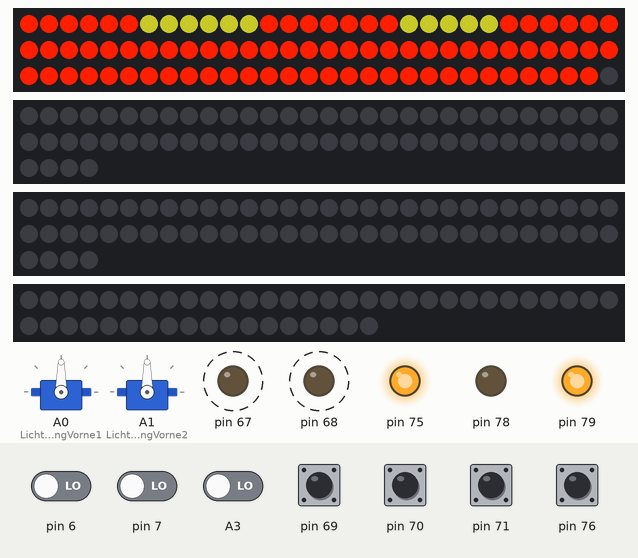
Recording of a sketch running on a simulated Arduino Uno, built for the host (arithmetic inside an expression is 32-bit, double 64-bit). Parts: 2 × servo, 90 RGB LEDs in strip order, left to right, continuing on the next row, 2 × 64 RGB LEDs in strip order, left to right, continuing on the next row, 48 RGB LEDs in strip order, left to right, continuing on the next row, output pins drawn as LEDs (lit = HIGH). Dashed ring = blinking. The test bench sets the inputs (shaded band); at power-on: pin 69–71, pin 76 HIGH, A3, pin 6, pin 7 LOW. Dim RGB values are drawn brighter than linear; what the sketch prints to the serial monitor is not drawn.

Above: at 1.2 s.
1.3 s: A3 driven HIGH
At 1.72 s:
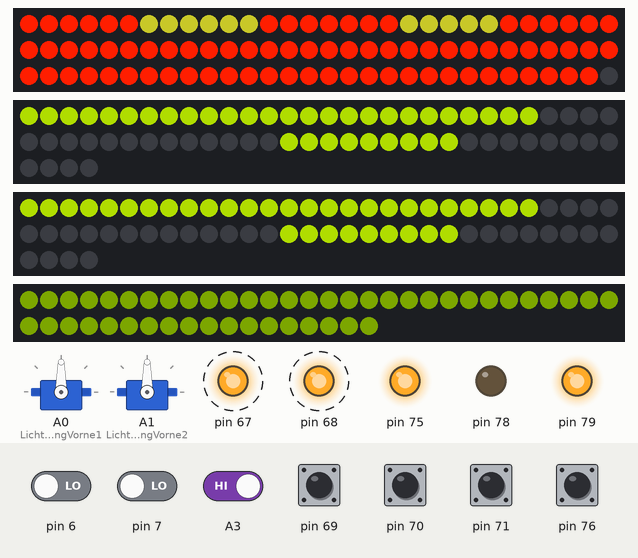
3.6 s: pin 69 pulled LOW for 0.15 s
At 4.12 s:
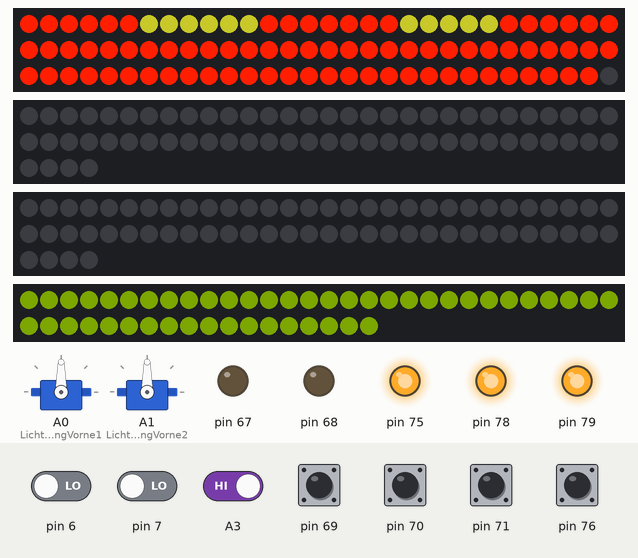
4.3 s: pin 71 pulled LOW for 0.15 s
At 4.76 s:
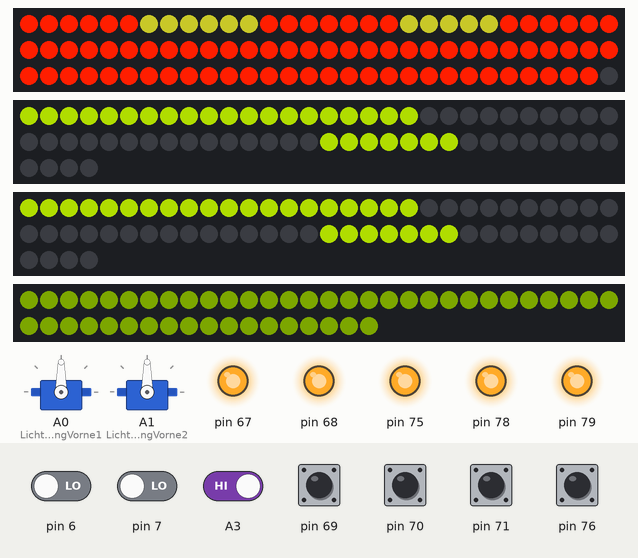
5.0 s: pin 76 pulled LOW for 0.15 s
At 5.17 s:
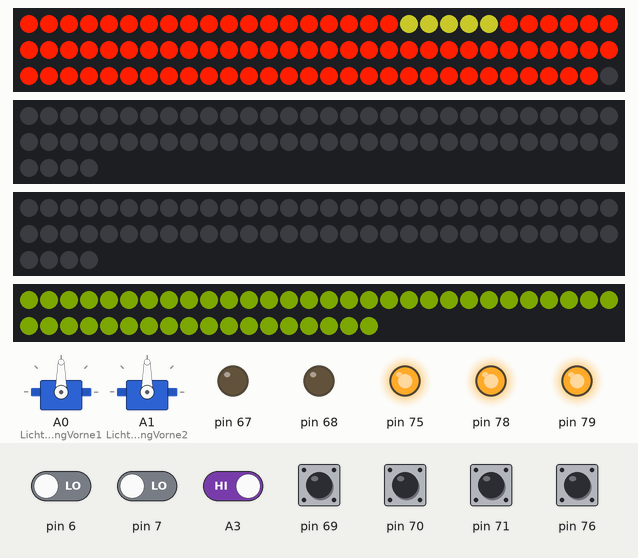
5.7 s: pin 69 pulled LOW for 0.15 s
At 5.78 s:
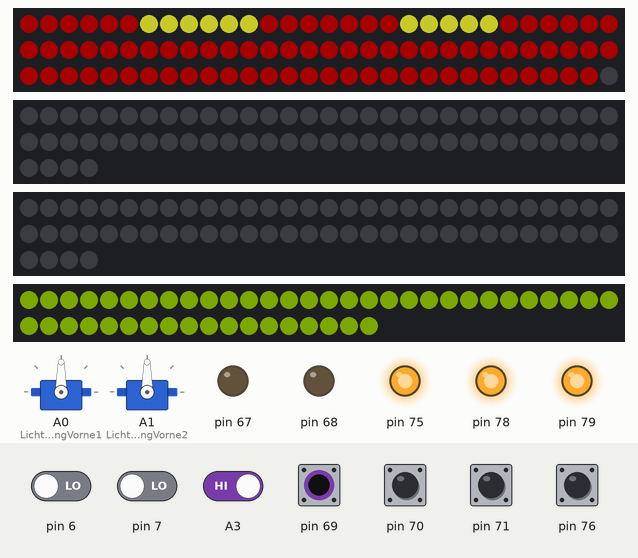
6.4 s: pin 76 pulled LOW for 1 s
At 6.9 s:
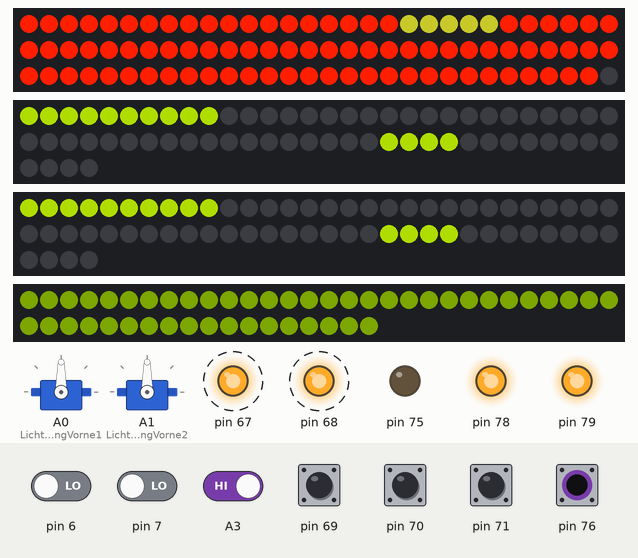
Timing chart, 0 to 9.0 s (numbered marks = the images above; inputs shaded):
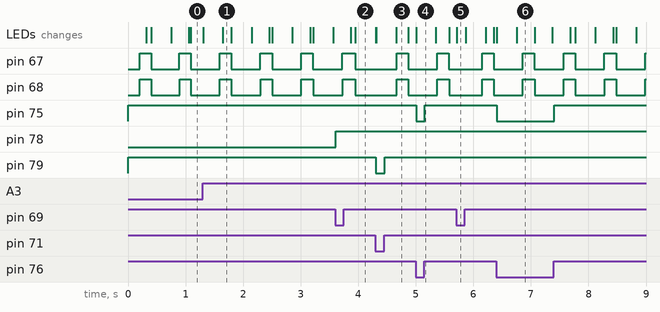

The sketch:

Neu_Licht.ino
```cpp
/*
 * Erstellt Jakob Hölzel
 * Datum 04.11.2023  ( immer Aktualisieren )
 * -----------------------------------------------------------------------------------------
 * Arduino Mini Pro
 * Neopixel Blinker Rechts + LED + Taster
 * Neopixel Blinker Links + LED + Taster
 * Neopixel Rücklicht
 * Nextion Display
 * Neopixel farbeInnenLicht
 *
 *
 *
 * -----------------------------------------------------------------------------------------
 *
 */

#include <Nextion.h>
#include <Adafruit_NeoPixel.h>
#ifdef __AVR__
#include <avr/power.h>
#endif
#include "Adafruit_MCP23X17.h"
#include <Servo.h>                //Neu

#define RL_PIN 2  // Rück
#define RL_Pixel 90

#define B_R_PIN 4  // Blinker Rechts
#define B_R_Pixel 64

#define B_L_PIN 5  // Blinker Links
#define B_L_Pixel 64

#define Innen_PIN 3  // farbeInnenLicht
#define Innen_Pixel 48

Adafruit_NeoPixel rueckLeuchte(RL_Pixel, RL_PIN, NEO_GRB + NEO_KHZ800);  // Rücklicht
Adafruit_NeoPixel blinkerRechts(B_R_Pixel, B_R_PIN, NEO_GRB + NEO_KHZ800);
Adafruit_NeoPixel blinkerLinks(B_L_Pixel, B_L_PIN, NEO_GRB + NEO_KHZ800);
Adafruit_NeoPixel innenLicht(Innen_Pixel, Innen_PIN, NEO_GRB + NEO_KHZ800);  // farbeInnenLicht
Adafruit_MCP23X17 Erweiterung;
Servo LichtNeigungVorne1;
Servo LichtNeigungVorne2;

struct Farbe {
  uint8_t rot;
  uint8_t gruen;
  uint8_t blau;
};

struct Farbe farbeInnenLicht = {
  .rot = 30,
  .gruen = 40,
  .blau = 0
};

struct Farbe farbeRueckLicht = {
  .rot = 105,
  .gruen = 60,
  .blau = 0
};

struct Farbe farbeBlinker = {
  .rot = 120,
  .gruen = 150,
  .blau = 0
};

struct Eingaben {
  bool linkerTaster;
  bool rechterTaster;
  bool innenSchalter;
  bool schalterRuecklicht;
  bool warnBlinker;
  bool schalterBremslicht;
  bool schalterRueckwaertslicht;
  uint8_t neigungsWinkelLichtVorne;
};

struct Eingaben letzteEingaben = {
  .linkerTaster = false,
  .rechterTaster = false,
  .innenSchalter = false,
  .schalterRuecklicht = false,
  .warnBlinker = false,
  .schalterBremslicht = false,
  .schalterRueckwaertslicht = false,
  .neigungsWinkelLichtVorne = 10
};

const struct {
  uint8_t BLINKER_RECHTS = 3;
  uint8_t BLINKER_LINKS = 4;
  uint8_t SCHALTER_RUECKLICHT = 6;
  uint8_t LED_LICHT = 14;
  uint8_t SCHALTER_WARNBLINK_ANLAGE = 7;
  uint8_t LED_WARNBLINK_ANLAGE = 15;
  uint8_t SCHALTER_RUECKWAERTS = 12;
  uint8_t LED_RICHTUNG = 11;
  uint8_t SCHALTER_BREMSLICHT = 5;
} PINS_ERWEITERUNG;

const struct {
  uint8_t TASTER_LINKS = 6;
  uint8_t TASTER_RECHTS = 7;
  uint8_t SCHALTER_INNEN_LICHT = A3;
} PINS_ARDUINO;

const struct {
  uint8_t SCHILD_START = 19;
  uint8_t SCHILD_ANZAHL = 5;
  uint8_t OBEN_START = 24;
  uint8_t OBEN_ANZAHL = 65;
  uint8_t UNTEN_START = 0;
  uint8_t UNTEN_ANZAHL = 19;
  uint8_t RUECKWAERTSLICHT_START = 6;
  uint8_t RUECKWAERTSLICHT_ANZAHL = 6;
} RUECKLICHT_CONFIG;

struct BlinkerZustand {
  bool blinkt = false;
  uint8_t aktuelleLedVorne = 0;
  uint8_t aktuelleLedHinten = 51;
  uint8_t verzoegerung = 0;
} blinkerZustandLinks, blinkerZustandRechts;

void SetupPinsErweiterung() {
  Erweiterung.begin_I2C();
  Erweiterung.pinMode(PINS_ERWEITERUNG.BLINKER_LINKS, OUTPUT);
  Erweiterung.pinMode(PINS_ERWEITERUNG.BLINKER_RECHTS, OUTPUT);
  Erweiterung.pinMode(PINS_ERWEITERUNG.SCHALTER_RUECKLICHT, INPUT);
  Erweiterung.pinMode(PINS_ERWEITERUNG.LED_LICHT, OUTPUT); //Hier
  Erweiterung.pinMode(PINS_ERWEITERUNG.SCHALTER_WARNBLINK_ANLAGE, INPUT);
  Erweiterung.pinMode(PINS_ERWEITERUNG.LED_WARNBLINK_ANLAGE, OUTPUT);
  Erweiterung.pinMode(PINS_ERWEITERUNG.SCHALTER_RUECKWAERTS, INPUT);
  Erweiterung.pinMode(PINS_ERWEITERUNG.SCHALTER_BREMSLICHT, INPUT);
  Erweiterung.pinMode(PINS_ERWEITERUNG.LED_RICHTUNG, OUTPUT);
}

void SetupPinsArduino() {
  pinMode(PINS_ARDUINO.TASTER_LINKS, INPUT);
  pinMode(PINS_ARDUINO.TASTER_RECHTS, INPUT);
  pinMode(PINS_ARDUINO.SCHALTER_INNEN_LICHT, INPUT);
  LichtNeigungVorne1.attach(A0);
  LichtNeigungVorne2.attach(A1);
}

void SetupPixels() {
  rueckLeuchte.begin();
  blinkerLinks.begin();
  blinkerRechts.begin();
  innenLicht.begin();
}

void setup() {
  Serial.begin(9600);
  SetupPinsErweiterung();
#if defined(__AVR_ATtiny85__) && (F_CPU == 16000000)
  clock_prescale_set(clock_div_1);
#endif
  SetupPinsArduino();
  SetupPixels();
}

bool LeseSerielleDaten(char *buffer, unsigned int bufferSize) {
  if (Serial.available() < bufferSize) return false;

  unsigned int index = 0;
  while (Serial.available() > 0 && index < bufferSize) {
    buffer[index++] = Serial.read();
  }

  while(Serial.available() > 0) Serial.read(); // Buffer leeren

  return true;
}

struct Eingaben LeseEingaben() {
  const uint8_t serialBuffer[4] = {};
  const bool neueDatenVorhanden = LeseSerielleDaten(serialBuffer, 4);
  const uint8_t winkel = neueDatenVorhanden ? serialBuffer[0] : letzteEingaben.neigungsWinkelLichtVorne;

  return {
    .linkerTaster = digitalRead(PINS_ARDUINO.TASTER_LINKS) == HIGH,
    .rechterTaster = digitalRead(PINS_ARDUINO.TASTER_RECHTS) == HIGH,
    .innenSchalter = digitalRead(PINS_ARDUINO.SCHALTER_INNEN_LICHT) == HIGH,
    .schalterRuecklicht = Erweiterung.digitalRead(PINS_ERWEITERUNG.SCHALTER_RUECKLICHT) == HIGH,
    .warnBlinker = Erweiterung.digitalRead(PINS_ERWEITERUNG.SCHALTER_WARNBLINK_ANLAGE) == HIGH,
    .schalterBremslicht = Erweiterung.digitalRead(PINS_ERWEITERUNG.SCHALTER_BREMSLICHT) == HIGH,
    .schalterRueckwaertslicht = Erweiterung.digitalRead(PINS_ERWEITERUNG.SCHALTER_RUECKWAERTS) == HIGH,
    .neigungsWinkelLichtVorne = winkel
  };
}

void AktiviereInnenLicht(bool aktiv) {
  if (aktiv) {
    innenLicht.fill(innenLicht.Color(farbeInnenLicht.rot, farbeInnenLicht.gruen, farbeInnenLicht.blau), 0, 48);
  } else {
    innenLicht.clear();
  }
  innenLicht.show();
}

void ProzessiereRuecklicht(bool ruecklichtAktiv, bool bremslichtAktiv, bool rueckwaertslichtAktiv) {
  if (!(bremslichtAktiv || ruecklichtAktiv || rueckwaertslichtAktiv)) {
    Erweiterung.digitalWrite(PINS_ERWEITERUNG.LED_LICHT, LOW);  //Hier
    Erweiterung.digitalWrite(PINS_ERWEITERUNG.LED_RICHTUNG, LOW);
    rueckLeuchte.clear();
    Serial.print("Licht.val=0");
    Serial.write(0xff);
    Serial.write(0xff);
    Serial.write(0xff);
    rueckLeuchte.show();
    return;
  }

  if (ruecklichtAktiv) {
    rueckLeuchte.fill(rueckLeuchte.Color(100, 100, 20), RUECKLICHT_CONFIG.SCHILD_START, RUECKLICHT_CONFIG.SCHILD_ANZAHL);
  }

  if (bremslichtAktiv) {
    rueckLeuchte.fill(rueckLeuchte.Color(255, 30, 0), RUECKLICHT_CONFIG.OBEN_START, RUECKLICHT_CONFIG.OBEN_ANZAHL);
    rueckLeuchte.fill(rueckLeuchte.Color(255, 30, 0), RUECKLICHT_CONFIG.UNTEN_START, RUECKLICHT_CONFIG.UNTEN_ANZAHL);
  } else {
    rueckLeuchte.fill(rueckLeuchte.Color(40, 0, 0), RUECKLICHT_CONFIG.OBEN_START, RUECKLICHT_CONFIG.OBEN_ANZAHL);
    rueckLeuchte.fill(rueckLeuchte.Color(40, 0, 0), RUECKLICHT_CONFIG.UNTEN_START, RUECKLICHT_CONFIG.UNTEN_ANZAHL);
    Erweiterung.digitalWrite(PINS_ERWEITERUNG.LED_LICHT, HIGH);   //Hier geht es an
    Serial.print("Licht.val=1");
    Serial.write(0xff);
    Serial.write(0xff);
    Serial.write(0xff);
  }

  if (!bremslichtAktiv && !ruecklichtAktiv) {
    Erweiterung.digitalWrite(PINS_ERWEITERUNG.LED_LICHT, LOW); //Hier wird es abgeschalten verursacht flimmern. wenn ich es raus nehmen Leuchtet die LED beständig.
    rueckLeuchte.clear();
  }

  if (rueckwaertslichtAktiv) {
    rueckLeuchte.fill(rueckLeuchte.Color(100, 100, 20), RUECKLICHT_CONFIG.RUECKWAERTSLICHT_START, RUECKLICHT_CONFIG.RUECKWAERTSLICHT_ANZAHL);
    Erweiterung.digitalWrite(PINS_ERWEITERUNG.LED_RICHTUNG, HIGH);
  } else {
    Erweiterung.digitalWrite(PINS_ERWEITERUNG.LED_RICHTUNG, LOW);
  }

  rueckLeuchte.show();
}

void ProzessiereBlinker(struct BlinkerZustand &blinkerZustand, Adafruit_NeoPixel &blinker, bool blinkerRechts) {
  const uint8_t erweiterungPin = blinkerRechts ? PINS_ERWEITERUNG.BLINKER_RECHTS : PINS_ERWEITERUNG.BLINKER_LINKS;

  if (!blinkerZustand.blinkt || blinkerZustand.aktuelleLedVorne >= 40) {
    blinkerZustand.aktuelleLedVorne = 0;
    blinkerZustand.aktuelleLedHinten = 51;
    blinkerZustand.verzoegerung = 50;
    blinker.clear();
    blinker.show();

    Erweiterung.digitalWrite(erweiterungPin, LOW);
    Serial.print(blinkerRechts ? "B_R.val=0" : "B_L.val=0");
    Serial.write(0xff);
    Serial.write(0xff);
    Serial.write(0xff);
    return;
  }

  if (blinkerZustand.verzoegerung > 0) {
    blinkerZustand.verzoegerung -= 1;
    return;
  }

  if (blinkerZustand.aktuelleLedVorne == 20) {
    Erweiterung.digitalWrite(erweiterungPin, HIGH);
    Serial.print(blinkerRechts ? "B_R.val=1" : "B_L.val=1");
    Serial.write(0xff);
    Serial.write(0xff);
    Serial.write(0xff);
  }

  blinker.setPixelColor(blinkerZustand.aktuelleLedVorne, blinker.Color(farbeBlinker.rot, farbeBlinker.gruen, farbeBlinker.blau));
  blinker.setPixelColor(blinkerZustand.aktuelleLedHinten, blinker.Color(farbeBlinker.rot, farbeBlinker.gruen, farbeBlinker.blau));
  blinker.show();

  blinkerZustand.aktuelleLedVorne += 1;
  blinkerZustand.aktuelleLedHinten -= blinkerZustand.aktuelleLedVorne % 3 == 0 ? 1 : 0;  // Bei 3 funktionieren alle hinteren Neos
}

void SetzeBlinkerZustaende(const struct Eingaben &eingaben) {
  if (eingaben.warnBlinker != letzteEingaben.warnBlinker) {
    if (eingaben.warnBlinker) {
      blinkerZustandLinks.blinkt = true;
      blinkerZustandRechts.blinkt = true;
      Erweiterung.digitalWrite(PINS_ERWEITERUNG.LED_WARNBLINK_ANLAGE, HIGH);
      Serial.print("R_L.val=1");
      Serial.write(0xff);
      Serial.write(0xff);
      Serial.write(0xff);
    } else {
      blinkerZustandLinks.blinkt = false;
      blinkerZustandRechts.blinkt = false;
      Erweiterung.digitalWrite(PINS_ERWEITERUNG.LED_WARNBLINK_ANLAGE, LOW);
      Serial.print("R_L.val=0");
      Serial.write(0xff);
      Serial.write(0xff);
      Serial.write(0xff);
    }
    blinkerZustandRechts.aktuelleLedVorne = 0;
    blinkerZustandRechts.aktuelleLedHinten = 51;
    blinkerZustandRechts.verzoegerung = 0;
    blinkerZustandLinks.aktuelleLedVorne = 0;
    blinkerZustandLinks.aktuelleLedHinten = 51;
    blinkerZustandLinks.verzoegerung = 0;

    return;
  }

  if ((eingaben.linkerTaster != letzteEingaben.linkerTaster) && eingaben.linkerTaster) {
    blinkerZustandLinks.blinkt = !blinkerZustandLinks.blinkt;
    blinkerZustandRechts.blinkt = false;
    blinkerZustandLinks.verzoegerung = 0;
    return;
  }

  if ((eingaben.rechterTaster != letzteEingaben.rechterTaster) && eingaben.rechterTaster) {
    blinkerZustandRechts.blinkt = !blinkerZustandRechts.blinkt;
    blinkerZustandLinks.blinkt = false;
    blinkerZustandRechts.verzoegerung = 0;
  }
}

void ProzessiereLichtServoVorne(const uint8_t neigungsWinkelLichtVorne){
  if(neigungsWinkelLichtVorne == letzteEingaben.neigungsWinkelLichtVorne){
    return;
  }
  LichtNeigungVorne1.write(neigungsWinkelLichtVorne);
  LichtNeigungVorne2.write(neigungsWinkelLichtVorne); // hier winkel anders einstellen
}


void loop() {
  const struct Eingaben eingaben = LeseEingaben();
  AktiviereInnenLicht(eingaben.innenSchalter);
  ProzessiereRuecklicht(eingaben.schalterRuecklicht, eingaben.schalterBremslicht, eingaben.schalterRueckwaertslicht);
  SetzeBlinkerZustaende(eingaben);
  ProzessiereBlinker(blinkerZustandRechts, blinkerRechts, true);
  ProzessiereBlinker(blinkerZustandLinks, blinkerLinks, false);
  ProzessiereLichtServoVorne(eingaben.neigungsWinkelLichtVorne);
  letzteEingaben = eingaben;
}
```

Measured:
- after the input at 1.3 s, the LEDs: first change at once (image 1 shows a later state)
- after the input at 3.6 s, pin 78: LOW → HIGH at once
- after the input at 4.3 s, pin 79: HIGH → LOW at once, → HIGH 0.15 s later
- after the input at 5.0 s, pin 75: HIGH → LOW at once, → HIGH 0.15 s later
- after the input at 6.4 s, pin 75: HIGH → LOW at once, → HIGH 1.0 s later
- by itself, pin 67, pin 68: alternates HIGH for 0.20 s and LOW for 0.51 s
